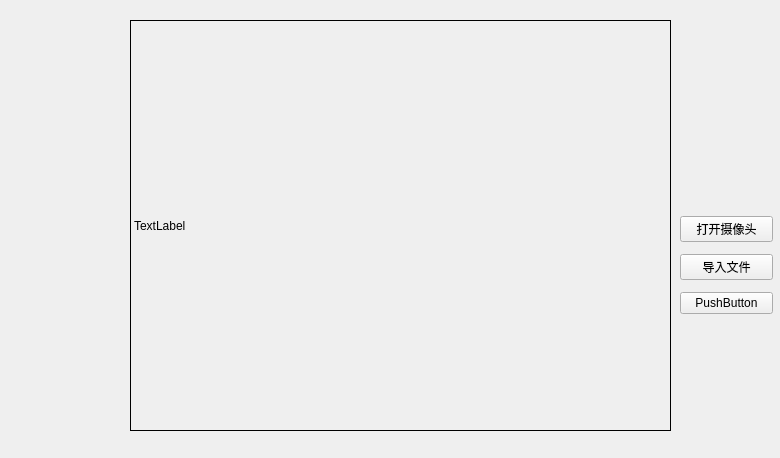
<?xml version="1.0" encoding="UTF-8"?>
<ui version="4.0">
 <class>mainwindow</class>
 <widget class="QWidget" name="mainwindow">
  <property name="geometry">
   <rect>
    <x>0</x>
    <y>0</y>
    <width>780</width>
    <height>458</height>
   </rect>
  </property>
  <property name="windowTitle">
   <string>SmallDemo</string>
  </property>
  <widget class="QWidget" name="widget" native="true">
   <property name="geometry">
    <rect>
     <x>680</x>
     <y>210</y>
     <width>93</width>
     <height>111</height>
    </rect>
   </property>
   <layout class="QVBoxLayout" name="verticalLayout">
    <item>
     <widget class="QPushButton" name="pushButton">
      <property name="text">
       <string>打开摄像头</string>
      </property>
     </widget>
    </item>
    <item>
     <widget class="QPushButton" name="pushButton_2">
      <property name="text">
       <string>导入文件</string>
      </property>
     </widget>
    </item>
    <item>
     <widget class="QPushButton" name="pushButton_3">
      <property name="text">
       <string>PushButton</string>
      </property>
     </widget>
    </item>
   </layout>
  </widget>
  <widget class="QLabel" name="label">
   <property name="geometry">
    <rect>
     <x>130</x>
     <y>20</y>
     <width>541</width>
     <height>411</height>
    </rect>
   </property>
   <property name="frameShape">
    <enum>QFrame::Box</enum>
   </property>
   <property name="text">
    <string>TextLabel</string>
   </property>
  </widget>
 </widget>
 <resources/>
 <connections/>
</ui>
